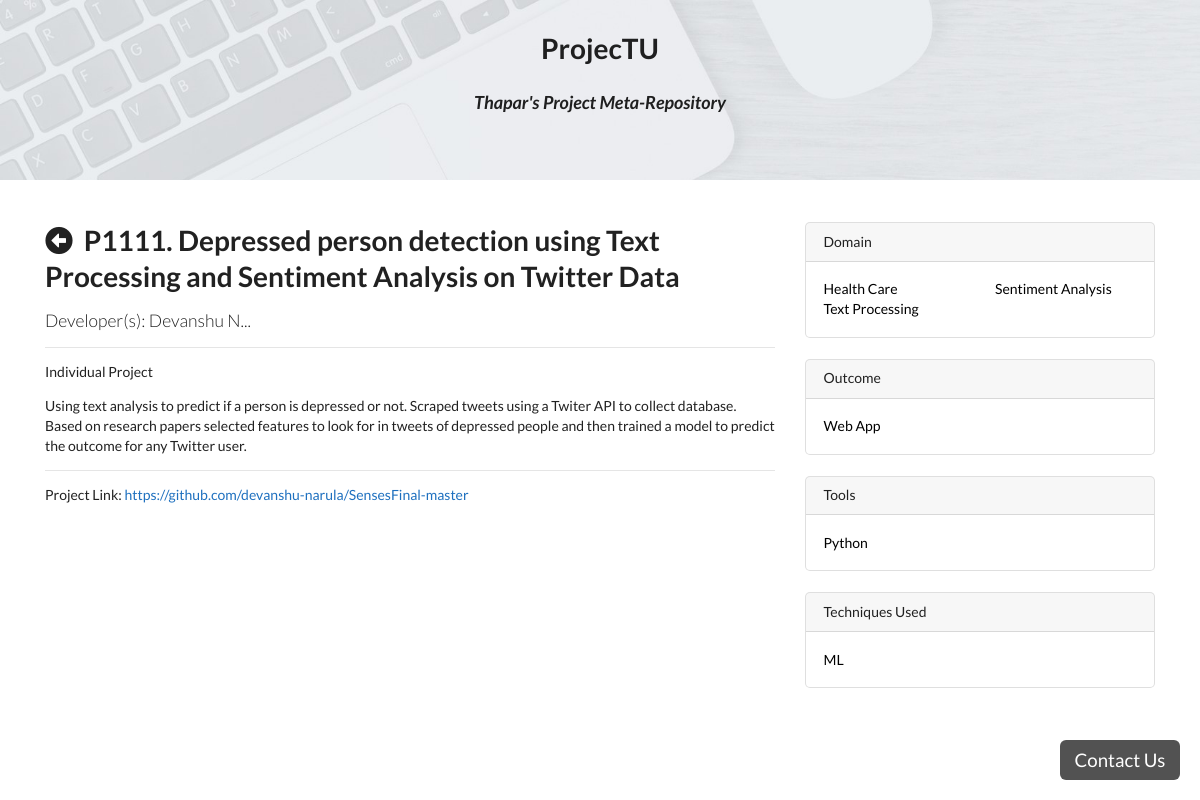
The app's page /project.php?id=111 with its own data.
### tables this page shows
CREATE TABLE `project` (
  `pid` int(11) NOT NULL,
  `title` text NOT NULL,
  `summary` text NOT NULL,
  `size` int(10) NOT NULL,
  `leader` text NOT NULL,
  `link` text NOT NULL
);

CREATE TABLE `domain` (
  `pid` int(11) NOT NULL,
  `value` varchar(1000) NOT NULL
);

CREATE TABLE `outcome` (
  `pid` int(11) NOT NULL,
  `value` varchar(1000) NOT NULL
);

CREATE TABLE `tools` (
  `pid` int(11) NOT NULL,
  `value` varchar(100) NOT NULL
);

CREATE TABLE `technique` (
  `pid` int(11) NOT NULL,
  `value` varchar(1000) NOT NULL
);

### project.php (the view, shortened to what this page needs)
<!DOCTYPE html>
<html>
<head>
	<link rel="stylesheet" href="https://stackpath.bootstrapcdn.com/bootstrap/4.1.3/css/bootstrap.min.css">
	<link rel="stylesheet" href="https://use.fontawesome.com/releases/v5.3.1/css/all.css">
	<link rel='stylesheet' href='https://cdn.jsdelivr.net/npm/semantic-ui@2.2.13/dist/semantic.min.css'>
	<link rel='stylesheet' href='css/style.css'>
</head>
<body>
	<a href="contact.php"><div id="contact-us">Contact Us</div></a>
	<div class="jumbotron jumbotron-main mb-4" style="height: 180px;">
		<center>
			<h1>ProjecTU</h1>
			<h3><i>Thapar's Project Meta-Repository</i></h3>
		</center>
	</div>
	<div class="container">
		<div class="row">
			<?php
				require_once 'connection.php';
				if(isset($_GET['id'])) {
					$pid = $_GET['id'];
					$sql = "SELECT pid, title, summary, size, leader, link FROM project WHERE project.pid = $pid";
					$result = $con->query($sql);
					if ($result->num_rows == 1) {
						$row = $result->fetch_assoc();
						$team = ($row['size'] > 1) ? 'Group Project ('.$row['size'].' members)' : 'Individual Project';
						echo
						'<div class="col-lg-8">
							<h1 class="mt-4">
								<i class="fas fa-arrow-alt-circle-left" onclick="back(); return false;"></i>&nbsp;&nbsp;P1'.
								$pid.'. '.
								$row['title'].
							'</h1>
							<div title="Hidden for privacy concerns" style="cursor:default;">
								<p class="lead">
									Developer(s): '.substr($row['leader'],0,10)."...".
							'	</p>
							</div>
							<hr>
							<p>'.$team.'</p>
							<p>'.$row['summary'].'</p>';
						if($row['link']) echo
							'<hr><p>Project Link: <a href="'.$row['link'].'" target="_new" style="color:#1E70BF;">'.$row['link'].'</a></p>';
						echo
						'</div>';
						echo '
						<div class="col-md-4">';
						$sql = "SELECT value FROM domain WHERE pid = $pid";
						$domainRes = $con->query($sql);
						if($domainRes->num_rows > 0) {
							echo '
							<div class="card my-4">
								<h6 class="card-header">Domain</h6>
								<div class="card-body">
									<div class="row">
										<div class="col-lg-6">
											<ul class="list-unstyled mb-0">';
							$i = 0;
							for(; $i< ($domainRes->num_rows / 2); $i++) {
								$domainRow = $domainRes->fetch_assoc();
								echo
												'<li>
													<a href="list.php?domain[]='.$domainRow['value'].'">'.ucwords($domainRow['value']).'</a>
												</li>';
							}
							echo
											'</ul>
										</div>
										<div class="col-lg-6">
											<ul class="list-unstyled mb-0">';
							for(; $i < $domainRes->num_rows ; $i++) {
								$domainRow = $domainRes->fetch_assoc();
								echo
												'<li>
													<a href="list.php?domain[]='.$domainRow['value'].'">'.ucwords($domainRow['value']).'</a>
												</li>';
							}
							echo
											'</ul>
										</div>
									</div>
								</div>
							</div>';
						}
						$sql = "SELECT value FROM outcome WHERE pid = $pid";
						$outcomeRes = $con->query($sql);
						if($outcomeRes->num_rows > 0) {
							echo '
							<div class="card my-4">
								<h6 class="card-header">Outcome</h6>
								<div class="card-body">
									<div class="row">
										<div class="col-lg-6">
											<ul class="list-unstyled mb-0">';
							$i = 0;
							for(; $i< ($outcomeRes->num_rows / 2); $i++) {
								$outcomeRow = $outcomeRes->fetch_assoc();
								echo
												'<li>
													<a href="list.php?outcome[]='.$outcomeRow['value'].'">'.ucwords($outcomeRow['value']).'</a>
												</li>';
							}
							echo
											'</ul>
										</div>
										<div class="col-lg-6">
											<ul class="list-unstyled mb-0">';
							echo
											'</ul>
										</div>
									</div>
								</div>
							</div>';
						}
						$sql = "SELECT value FROM tools WHERE pid = $pid";
						$toolsRes = $con->query($sql);
						if($toolsRes->num_rows > 0) {
							echo '
							<div class="card my-4">
								<h6 class="card-header">Tools</h6>
								<div class="card-body">
									<div class="row">
										<div class="col-lg-6">
											<ul class="list-unstyled mb-0">';
							$i = 0;
							for(; $i< ($toolsRes->num_rows / 2); $i++) {
								$toolsRow = $toolsRes->fetch_assoc();
								echo
												'<li>
													<a href="list.php?tools[]='.$toolsRow['value'].'">'.ucwords($toolsRow['value']).'</a>
												</li>';
							}
							echo
											'</ul>
										</div>
										<div class="col-lg-6">
											<ul class="list-unstyled mb-0">';
							echo
											'</ul>
										</div>
									</div>
								</div>
							</div>';
						}
						$sql = "SELECT value FROM technique WHERE pid = $pid";
						$techniqueRes = $con->query($sql);
						if($techniqueRes->num_rows > 0) {
							echo '
							<div class="card my-4">
								<h6 class="card-header">Techniques Used</h6>
								<div class="card-body">
									<div class="row">
										<div class="col-lg-6">
											<ul class="list-unstyled mb-0">';
							$i = 0;
							for(; $i< ($techniqueRes->num_rows / 2); $i++) {
								$techniqueRow = $techniqueRes->fetch_assoc();
								echo
												'<li>
													<a href="list.php?technique[]='.$techniqueRow['value'].'">'.ucwords($techniqueRow['value']).'</a>
												</li>';
							}
							echo
											'</ul>
										</div>
										<div class="col-lg-6">
											<ul class="list-unstyled mb-0">';
							echo
											'</ul>
										</div>
									</div>
								</div>
							</div>';
						}
					}
				}
			?>
		</div>
	</div>
</body>
</html>

### css/style.css (style rules this page uses)
#contact-us { position: fixed; z-index: 9999; right: 20px; bottom: 20px; width: 120px; height: 40px; background-color: rgba(64,64,64,0.9); color:#fff; font-size: 14pt; border-radius: 6px; text-align: center; padding-top: 10px; cursor: pointer; }
a { color: #000; text-decoration: none; }
.jumbotron { background-color: #F2FAF9; padding: 30px; }
.jumbotron-main { background-image: url('../img/cover.jpg'); background-size: cover; height: 220px; transition: height 0.5s ease-out; border-radius: 0; margin-bottom: 0; }
.card { transition: background-color 0.5s ease-out; border-radius: 5px; }
.fa-arrow-alt-circle-left { cursor: pointer; }

### records on screen
project: title "Depressed person detection using Text Processing and Sentiment Analysis on Twitter Data", leader "Devanshu N", size "Individual Project", summary "Using text analysis to predict if a person is depressed or not. Scraped tweets using a Twiter API to collect database. Based on research papers selected features to look for in tweets of depressed people and then trained a model to predict the outcome for any Twitter user.", link "https://github.com/devanshu-narula/SensesFinal-master"
domain: value "Health Care"
domain: value "Text Processing"
domain: value "Sentiment Analysis"
outcome: value "Web App"
tools: value "Python"
technique: value "ML"

### other values on screen
$pid "111"
